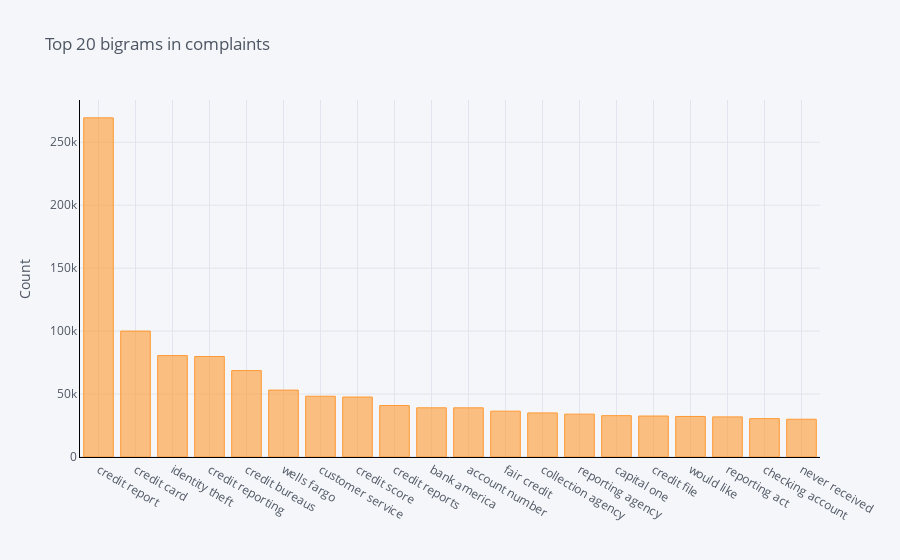

Here is the notebook cell this chart was saved with:
### Markdown cell above
##### Insights:
- All the top 20 words are about the credit, debit and accounts.
- Especially it's about credit and debit followed by accounts

### Code cell
#Function to get top n words
def get_top_n_words(corpus, n=None):
    vector = CountVectorizer(ngram_range=(2, 2)).fit(corpus)
    bag_of_words = vector.transform(corpus)
    sum_words = bag_of_words.sum(axis=0) 
    words_freq = [(word, sum_words[0, idx]) for word, idx in vector.vocabulary_.items()]
    words_freq =sorted(words_freq, key = lambda x: x[1], reverse=True)
    return words_freq[:n]

#Calling function and return only top 20 words
common_words = get_top_n_words(train_data['Stop_words_removed'], 20)

#Printing the word and frequency
for word, freq in common_words:
    print(word, freq)

#Creating the dataframe of word and frequency
df2 = pd.DataFrame(common_words, columns = ['complaints' , 'count'])

#Group by words and plot the sum
df2.groupby('complaints').sum()['count'].sort_values(ascending=False).iplot(
    kind='bar', yTitle='Count', linecolor='black', title='Top 20 bigrams in complaints')

### Figure 1 — Plotly figure (JSON) as saved in the notebook; plotly's stock layout.template omitted (floating-point values rounded to 4 significant figures)
{"data": [{"marker": {"color": "rgba(255, 153, 51, 0.6)", "line": {"color": "rgba(255, 153, 51, 1.0)", "width": 1}}, "name": "count", "orientation": "v", "text": "", "type": "bar", "x": ["credit report", "credit card", "identity theft", "credit reporting", "credit bureaus", "wells fargo", "customer service", "credit score", "credit reports", "bank america", "account number", "fair credit", "collection agency", "reporting agency", "capital one", "credit file", "would like", "reporting act", "checking account", "never received"], "y": [269366, 99999, 80536, 79819, 68628, 53117, 48269, 47634, 40860, 39079, 39041, 36414, 35002, 34040, 32844, 32542, 32200, 31862, 30464, 29991]}], "layout": {"legend": {"bgcolor": "#F5F6F9", "font": {"color": "#4D5663"}}, "paper_bgcolor": "#F5F6F9", "plot_bgcolor": "#F5F6F9", "title": {"font": {"color": "#4D5663"}, "text": "Top 20 bigrams in complaints"}, "xaxis": {"gridcolor": "#E1E5ED", "linecolor": "black", "showgrid": true, "tickfont": {"color": "#4D5663"}, "title": {"font": {"color": "#4D5663"}, "text": ""}, "zerolinecolor": "#E1E5ED"}, "yaxis": {"gridcolor": "#E1E5ED", "linecolor": "black", "showgrid": true, "tickfont": {"color": "#4D5663"}, "title": {"font": {"color": "#4D5663"}, "text": "Count"}, "zerolinecolor": "#E1E5ED"}}}
